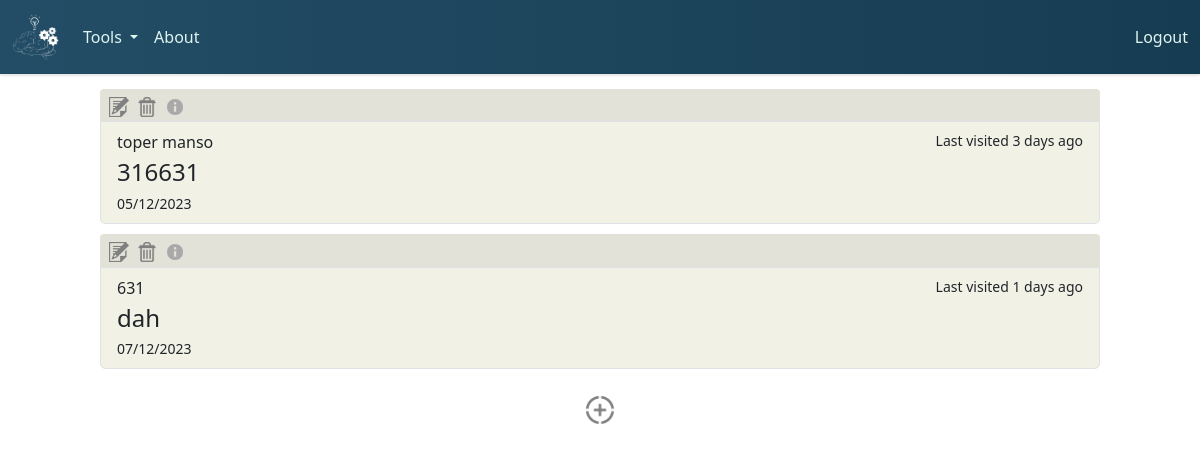
The app's page /flashcards (signed in), older data.
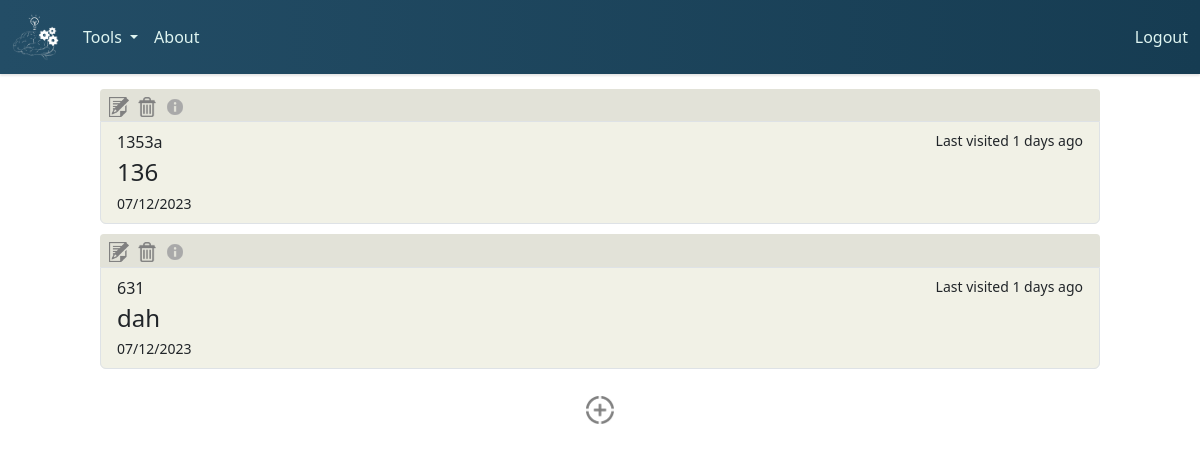
The same page, newer data.
### tables this page shows
CREATE TABLE flashcards (
    flashcard_id INTEGER PRIMARY KEY,
    user_id INTEGER,
    topic TEXT,
    question TEXT,
    answer TEXT,
    timestamp DATETIME DEFAULT CURRENT_TIMESTAMP,
    FOREIGN KEY (user_id) REFERENCES users(user_id)
);

### app/app.py (the view)
@app.route("/flashcards", methods=["GET", "POST"])
@login_required
def flashcards():
    user_id = session.get("user_id")
    user_flashcards = get_flashcards(user_id)
    for flashcard in user_flashcards:
        flashcard["time_ago"] = get_date_difference(flashcard["timestamp"])
    return render_template("flashcards.html", flashcards=user_flashcards)

### app/app.py (called while the page is built)
@app.after_request
def after_request(response):
    response.headers["Cache-Control"] = "no-cache, no-store, must-revalidate"
    response.headers["Expires"] = 0
    response.headers["Pragma"] = "no-cache"
    return response

### app/helpers.py (called while the page is built)
def login_required(f):
    @wraps(f)
    def decorated_function(*args, **kwargs):
        if session.get("user_id") is None:
            return redirect("/login")
        return f(*args, **kwargs)
    return decorated_function

def get_db():
    db = getattr(g, "_database", None)
    if db is None:
        db = g._database = sqlite3.connect("../db/learning.db")
    return db

def get_flashcards(user_id):
    user_flashcards = []
    with get_db() as db:
        cursor = db.cursor()
        cursor.execute("SELECT flashcard_id, topic, question, answer, timestamp FROM flashcards WHERE user_id = ?",
                   (user_id,))
        rows = cursor.fetchall()
        for row in rows:
            timestamp_str = row[4]
            timestamp = datetime.strptime(timestamp_str, "%Y-%m-%d %H:%M:%S")
            flashcards_dict = {
                "flashcard_id": row[0],
                "topic": row[1],
                "question": row[2],
                "answer" : row[3],
                "timestamp": timestamp.strftime("%d/%m/%Y")
            }
            user_flashcards.append(flashcards_dict)
    return user_flashcards

def get_date_difference(date):
    date_object = datetime.strptime(date, "%d/%m/%Y")
    current_date = datetime.now()
    date_difference = current_date - date_object
    days_difference = date_difference.days
    return days_difference

### app/templates/flashcards.html (shortened to what this page needs)
{% extends "layout.html" %}
{% block main %}
    <link rel="stylesheet" href="../static/css/flashcards.css">
    <div id="flashcards" class="buttons-container">
        {% if flashcards %}
            {% for flashcard in flashcards %}
                <ul class="list-group buttons">
                    <div class="flashcard-buttons">
                        <button class="edit-button" type="button">
                            <img class="edit-icon" src="../static/images/edit-icon.png">
                        </button>
                        <button class="delete-button" type="button">
                            <img class="delete-icon" src="../static/images/delete-icon.png">
                        </button>
                        <button class="info-box-button" type="button">
                            <img class="info-box-icon" src="../static/images/info-icon.jpg">
                        </button>
                    </div>
                    <a href="#" class="list-group-item list-group-item-action flex-column align-items-start buttons">
                        <div class="d-flex w-100 justify-content-between">
                            <p class="mb-1 flashcard-topic">{{ flashcard["topic"] }}</p>
                            <small class="time-ago">Last visited {{ flashcard["time_ago"] }} days ago</small>
                        </div>
                        <h4 class="mb-1 flashcard-question">{{ flashcard["question"] }}</h4>
                        <small class="flashcard-timestamp">{{ flashcard["timestamp"] }}</small>
                    </a>
                </ul>
            {% endfor %}
        {% else %}
            <div id="no-flashcards-div">
                <h1 id="no-flashcards-message">You currently don't have any flashcards! Click the button below to create one.</h1>
            </div>
        {% endif %}
        <div id="add-button-div" class="container-fluid">
            <button id="create-flashcard-button">
                <img id="add-icon" src="../static/images/add-icon.png" alt="Image">
            </button>
        </div>
    </div>
{% endblock %}

### app/templates/layout.html (shortened to what this page needs)
<!DOCTYPE html>
<html lang="en">
<head>
    <link rel="stylesheet" href="../static/js/node_modules/bootstrap/dist/css/bootstrap.min.css">
    <link rel="stylesheet" href="../static/css/layout.css">
</head>
<body>
    <nav class="navbar navbar-expand-lg bg-navy">
        <div class="container-fluid">
            <a class="navbar-elements navbar-brand" href="/" >
                <img src="../static/images/logo-inverse.png" id="navbar-logo">
            </a>
        <div class="collapse navbar-collapse" id="navbarSupportedContent">
            <ul class="navbar-nav me-auto mb-2 mb-lg-0">
                <li class="nav-item dropdown">
                    <a class="navbar-elements nav-link dropdown-toggle" href="#" role="button" data-bs-toggle="dropdown" aria-expanded="false">
                    Tools
                    </a>
                </li>
                <li class="nav-item">
                    <a class="nav-link navbar-elements" aria-current="page" href="/about">About</a>
                </li>
            </ul>
        <a class="nav-link navbar-elements" aria-current="page" href="/logout">Logout</a>
        </div>
    </nav>
    <main>
        {% block main %}{% endblock %}
    </main>
</body>
</html>

### app/static/css/layout.css (style rules this page uses)
.navbar-elements, .dropdown-item { color: #dff5f1; }
.bg-navy { background: linear-gradient(90deg, #234d66, #163c52); box-shadow: 0 2px 2px rgba(0, 0, 0, 0.1); }
#navbar-logo { max-height: 6vh; }

### app/static/css/flashcards.css (style rules this page uses)
.buttons { background-color: #F1F1E6; width: 125vh; }
.buttons-container { display: flex; flex-direction: column; align-items: center; justify-content: center; margin: 10px; padding: 5px; }
.buttons-container ul { margin-bottom: 10px; }
#add-button-div { margin-top: 2vh; display: flex; justify-content: center; }
#create-flashcard-button { border: none; background-color: rgba(0, 0, 0, 0); }
#add-icon { max-width: 3.5vh; }
.flashcard-buttons { display: flex; flex-direction: row; background-color: #E2E2D8; border-radius: 4px 4px 0 0; padding: 0.4vh; }
.edit-button { border: none; background-color: rgba(0, 0, 0, 0); margin-right: 1vh; max-width: 2.5vh; }
.delete-button { border: none; background-color: rgba(0, 0, 0, 0); max-width: 2.5vh; }
.info-box-button { border: none; background-color: rgba(0, 0, 0, 0); max-width: 2.5vh; margin-left: 1vh; }
.edit-icon { max-width: 2.5vh; }
.delete-icon { max-width: 2.5vh; }
.info-box-icon { max-width: 2.5vh; }

Row changes from the older to the newer data that the page shows:
removed flashcards: topic "toper manso", time_ago "3", question "316631", timestamp "05/12/2023"
added flashcards: topic "1353a", time_ago "1", question "136", timestamp "07/12/2023"
